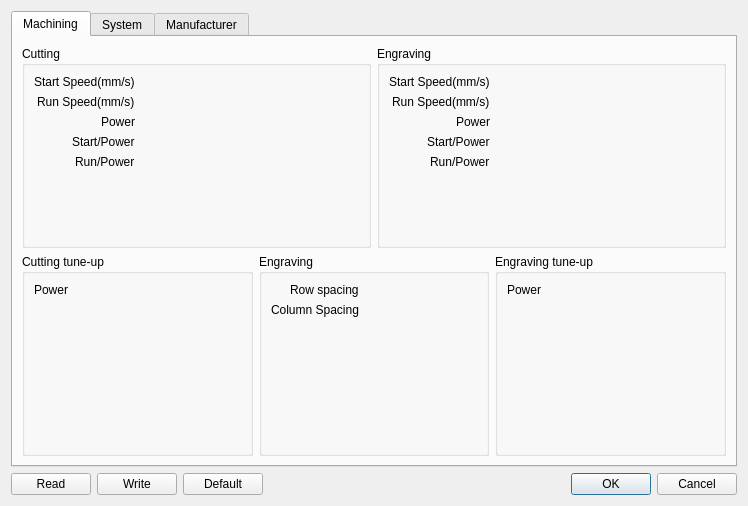
<?xml version="1.0" encoding="UTF-8"?>
<ui version="4.0">
 <class>ParameterDialog</class>
 <widget class="QDialog" name="ParameterDialog">
  <property name="geometry">
   <rect>
    <x>0</x>
    <y>0</y>
    <width>748</width>
    <height>506</height>
   </rect>
  </property>
  <property name="sizePolicy">
   <sizepolicy hsizetype="Maximum" vsizetype="Preferred">
    <horstretch>0</horstretch>
    <verstretch>0</verstretch>
   </sizepolicy>
  </property>
  <property name="windowTitle">
   <string>Parameter Dialog</string>
  </property>
  <layout class="QVBoxLayout" name="verticalLayout_2">
   <item>
    <widget class="QTabWidget" name="tabWidget">
     <property name="currentIndex">
      <number>0</number>
     </property>
     <widget class="QWidget" name="tabMachining">
      <attribute name="title">
       <string>Machining</string>
      </attribute>
      <layout class="QVBoxLayout" name="verticalLayout">
       <item>
        <layout class="QHBoxLayout" name="horizontalLayout_2">
         <property name="topMargin">
          <number>0</number>
         </property>
         <item>
          <widget class="QGroupBox" name="groupBox">
           <property name="title">
            <string>Cutting</string>
           </property>
           <layout class="QFormLayout" name="formLayout_2">
            <property name="labelAlignment">
             <set>Qt::AlignRight|Qt::AlignTrailing|Qt::AlignVCenter</set>
            </property>
            <item row="0" column="0">
             <widget class="QLabel" name="label_2">
              <property name="text">
               <string>Start Speed(mm/s)</string>
              </property>
             </widget>
            </item>
            <item row="0" column="1">
             <widget class="EditSlider" name="editSliderCuttingStartSpeed" native="true"/>
            </item>
            <item row="1" column="0">
             <widget class="QLabel" name="label_3">
              <property name="text">
               <string>Run Speed(mm/s)</string>
              </property>
             </widget>
            </item>
            <item row="1" column="1">
             <widget class="EditSlider" name="editSliderCuttingRunSpeed" native="true"/>
            </item>
            <item row="2" column="0">
             <widget class="QLabel" name="label_4">
              <property name="text">
               <string>Power</string>
              </property>
             </widget>
            </item>
            <item row="2" column="1">
             <widget class="EditSlider" name="editSliderCuttingPower" native="true"/>
            </item>
            <item row="3" column="0">
             <widget class="QLabel" name="label_5">
              <property name="text">
               <string>Start/Power</string>
              </property>
             </widget>
            </item>
            <item row="3" column="1">
             <widget class="EditSlider" name="editSliderCuttingStartPowerRate" native="true"/>
            </item>
            <item row="4" column="0">
             <widget class="QLabel" name="label_6">
              <property name="text">
               <string>Run/Power</string>
              </property>
             </widget>
            </item>
            <item row="4" column="1">
             <widget class="EditSlider" name="editSliderCuttingRunPowerRate" native="true"/>
            </item>
           </layout>
          </widget>
         </item>
         <item>
          <widget class="QGroupBox" name="groupBox_2">
           <property name="title">
            <string>Engraving</string>
           </property>
           <layout class="QFormLayout" name="formLayout_3">
            <property name="labelAlignment">
             <set>Qt::AlignRight|Qt::AlignTrailing|Qt::AlignVCenter</set>
            </property>
            <item row="0" column="0">
             <widget class="QLabel" name="label_7">
              <property name="text">
               <string>Start Speed(mm/s)</string>
              </property>
             </widget>
            </item>
            <item row="0" column="1">
             <widget class="EditSlider" name="editSliderEngravingStartSpeed" native="true"/>
            </item>
            <item row="1" column="0">
             <widget class="QLabel" name="label_9">
              <property name="text">
               <string>Run Speed(mm/s)</string>
              </property>
             </widget>
            </item>
            <item row="1" column="1">
             <widget class="EditSlider" name="editSliderEngravingRunSpeed" native="true"/>
            </item>
            <item row="2" column="0">
             <widget class="QLabel" name="label_10">
              <property name="text">
               <string>Power</string>
              </property>
             </widget>
            </item>
            <item row="2" column="1">
             <widget class="EditSlider" name="editSliderEngravingPower" native="true"/>
            </item>
            <item row="3" column="0">
             <widget class="QLabel" name="label_11">
              <property name="text">
               <string>Start/Power</string>
              </property>
             </widget>
            </item>
            <item row="3" column="1">
             <widget class="EditSlider" name="editSliderEngravingStartPowerRate" native="true"/>
            </item>
            <item row="4" column="0">
             <widget class="QLabel" name="label_12">
              <property name="text">
               <string>Run/Power</string>
              </property>
             </widget>
            </item>
            <item row="4" column="1">
             <widget class="EditSlider" name="editSliderEngravingRunPowerRate" native="true"/>
            </item>
           </layout>
          </widget>
         </item>
        </layout>
       </item>
       <item>
        <layout class="QHBoxLayout" name="horizontalLayout_3">
         <item>
          <widget class="QGroupBox" name="groupBox_3">
           <property name="title">
            <string>Cutting tune-up</string>
           </property>
           <layout class="QFormLayout" name="formLayout">
            <item row="0" column="0">
             <widget class="QLabel" name="label">
              <property name="text">
               <string>Power</string>
              </property>
             </widget>
            </item>
            <item row="0" column="1">
             <widget class="EditSlider" name="editSliderCuttingTuneUpPower" native="true"/>
            </item>
           </layout>
          </widget>
         </item>
         <item>
          <widget class="QGroupBox" name="groupBox_4">
           <property name="title">
            <string>Engraving</string>
           </property>
           <layout class="QFormLayout" name="formLayout_5">
            <property name="labelAlignment">
             <set>Qt::AlignRight|Qt::AlignTrailing|Qt::AlignVCenter</set>
            </property>
            <item row="0" column="0">
             <widget class="QLabel" name="label_13">
              <property name="text">
               <string>Row spacing</string>
              </property>
             </widget>
            </item>
            <item row="0" column="1">
             <widget class="EditSlider" name="editSliderEngravingRowSpacing" native="true"/>
            </item>
            <item row="1" column="0">
             <widget class="QLabel" name="label_14">
              <property name="text">
               <string>Column Spacing</string>
              </property>
             </widget>
            </item>
            <item row="1" column="1">
             <widget class="EditSlider" name="editSliderEngravingColumnSpacing" native="true"/>
            </item>
           </layout>
          </widget>
         </item>
         <item>
          <widget class="QGroupBox" name="groupBox_5">
           <property name="title">
            <string>Engraving tune-up</string>
           </property>
           <layout class="QFormLayout" name="formLayout_4">
            <item row="0" column="0">
             <widget class="QLabel" name="label_15">
              <property name="text">
               <string>Power</string>
              </property>
             </widget>
            </item>
            <item row="0" column="1">
             <widget class="EditSlider" name="editSliderEngravingTuneUpPower" native="true"/>
            </item>
           </layout>
          </widget>
         </item>
        </layout>
       </item>
      </layout>
     </widget>
     <widget class="QWidget" name="tabSystem">
      <attribute name="title">
       <string>System</string>
      </attribute>
      <layout class="QFormLayout" name="formLayout_6">
       <property name="labelAlignment">
        <set>Qt::AlignRight|Qt::AlignTrailing|Qt::AlignVCenter</set>
       </property>
       <item row="0" column="0">
        <widget class="QLabel" name="label_16">
         <property name="text">
          <string>Move Start Speed(mm/s)</string>
         </property>
        </widget>
       </item>
       <item row="0" column="1">
        <widget class="EditSlider" name="editSliderMoveStartSpeed" native="true"/>
       </item>
       <item row="1" column="0">
        <widget class="QLabel" name="label_17">
         <property name="text">
          <string>Move Run Speed(mm/s)</string>
         </property>
        </widget>
       </item>
       <item row="2" column="0">
        <widget class="QLabel" name="label_18">
         <property name="text">
          <string>X Backlash</string>
         </property>
        </widget>
       </item>
       <item row="3" column="0">
        <widget class="QLabel" name="label_19">
         <property name="text">
          <string>Y Backlash</string>
         </property>
        </widget>
       </item>
       <item row="4" column="0">
        <widget class="QLabel" name="label_20">
         <property name="text">
          <string>Total Running Time(Minutes)</string>
         </property>
        </widget>
       </item>
       <item row="5" column="0">
        <widget class="QLabel" name="label_21">
         <property name="text">
          <string>Laser Total Use Time(Minutes)</string>
         </property>
        </widget>
       </item>
       <item row="6" column="0">
        <widget class="QLabel" name="label_22">
         <property name="text">
          <string>Cut Laser Frequency</string>
         </property>
        </widget>
       </item>
       <item row="7" column="0">
        <widget class="QLabel" name="label_23">
         <property name="text">
          <string>Carving Laser Frequency</string>
         </property>
        </widget>
       </item>
       <item row="1" column="1">
        <widget class="EditSlider" name="editSliderMoveRunSpeed" native="true"/>
       </item>
       <item row="2" column="1">
        <widget class="EditSlider" name="editSliderXBacklash" native="true"/>
       </item>
       <item row="3" column="1">
        <widget class="EditSlider" name="editSliderYBacklash" native="true"/>
       </item>
       <item row="6" column="1">
        <widget class="EditSlider" name="editSliderCutLaserFrequency" native="true"/>
       </item>
       <item row="7" column="1">
        <widget class="EditSlider" name="editSliderCarvingLaserFrequency" native="true"/>
       </item>
       <item row="4" column="1">
        <widget class="QLineEdit" name="lineEditTotalRunningTime">
         <property name="enabled">
          <bool>false</bool>
         </property>
         <property name="readOnly">
          <bool>true</bool>
         </property>
        </widget>
       </item>
       <item row="5" column="1">
        <widget class="QLineEdit" name="lineEditLaserTotalUseTime">
         <property name="enabled">
          <bool>false</bool>
         </property>
         <property name="readOnly">
          <bool>true</bool>
         </property>
        </widget>
       </item>
      </layout>
     </widget>
     <widget class="QWidget" name="tabManufactor">
      <attribute name="title">
       <string>Manufacturer</string>
      </attribute>
      <layout class="QVBoxLayout" name="verticalLayout_3" stretch="0,0,1,0">
       <property name="sizeConstraint">
        <enum>QLayout::SetMinimumSize</enum>
       </property>
       <item>
        <layout class="QHBoxLayout" name="horizontalLayout">
         <item>
          <widget class="QLabel" name="label_24">
           <property name="text">
            <string>Manufacturer Password</string>
           </property>
          </widget>
         </item>
         <item>
          <widget class="QLineEdit" name="lineEditManufacturerPassword"/>
         </item>
         <item>
          <widget class="QPushButton" name="pushButtonVerifyPassword">
           <property name="text">
            <string>Verify</string>
           </property>
          </widget>
         </item>
         <item>
          <widget class="QPushButton" name="pushButtonClearPassword">
           <property name="text">
            <string>Clear</string>
           </property>
          </widget>
         </item>
         <item>
          <widget class="QPushButton" name="pushButtonResetPassword">
           <property name="text">
            <string>Change</string>
           </property>
          </widget>
         </item>
        </layout>
       </item>
       <item>
        <widget class="Line" name="line">
         <property name="orientation">
          <enum>Qt::Horizontal</enum>
         </property>
        </widget>
       </item>
       <item>
        <widget class="QGroupBox" name="groupBoxManufactor">
         <property name="title">
          <string/>
         </property>
         <layout class="QFormLayout" name="formLayout_7">
          <property name="labelAlignment">
           <set>Qt::AlignRight|Qt::AlignTrailing|Qt::AlignVCenter</set>
          </property>
          <item row="0" column="0">
           <widget class="QLabel" name="label_25">
            <property name="text">
             <string>Reset Speed(mm/s)</string>
            </property>
           </widget>
          </item>
          <item row="0" column="1">
           <widget class="EditSlider" name="editSliderResetSpeed" native="true"/>
          </item>
          <item row="1" column="0">
           <widget class="QLabel" name="label_26">
            <property name="text">
             <string>Zero Speed(mm/s)</string>
            </property>
           </widget>
          </item>
          <item row="1" column="1">
           <widget class="EditSlider" name="editSliderZeroSpeed" native="true"/>
          </item>
          <item row="2" column="0">
           <widget class="QLabel" name="label_27">
            <property name="text">
             <string>Zero Position</string>
            </property>
           </widget>
          </item>
          <item row="3" column="0">
           <widget class="QLabel" name="label_28">
            <property name="text">
             <string>X Step Length(um)</string>
            </property>
           </widget>
          </item>
          <item row="4" column="0">
           <widget class="QLabel" name="label_29">
            <property name="text">
             <string>Y Step Length(um)</string>
            </property>
           </widget>
          </item>
          <item row="5" column="0">
           <widget class="QLabel" name="label_30">
            <property name="text">
             <string>Motor Direction</string>
            </property>
           </widget>
          </item>
          <item row="6" column="0">
           <widget class="QLabel" name="label_31">
            <property name="text">
             <string>Limit Direction</string>
            </property>
           </widget>
          </item>
          <item row="7" column="0">
           <widget class="QLabel" name="label_32">
            <property name="text">
             <string>Page Width(mm)</string>
            </property>
           </widget>
          </item>
          <item row="8" column="0">
           <widget class="QLabel" name="label_33">
            <property name="text">
             <string>Page Height(mm)</string>
            </property>
           </widget>
          </item>
          <item row="9" column="0">
           <widget class="QLabel" name="label_34">
            <property name="text">
             <string>Drawing Unit(per inch)</string>
            </property>
           </widget>
          </item>
          <item row="7" column="1">
           <widget class="EditSlider" name="editSliderPageWidth" native="true"/>
          </item>
          <item row="8" column="1">
           <widget class="EditSlider" name="editSliderPageHeight" native="true"/>
          </item>
          <item row="9" column="1">
           <widget class="EditSlider" name="editSliderDrawingUnit" native="true"/>
          </item>
          <item row="2" column="1">
           <widget class="QComboBox" name="comboBoxZeroPosition">
            <property name="sizePolicy">
             <sizepolicy hsizetype="Maximum" vsizetype="Fixed">
              <horstretch>0</horstretch>
              <verstretch>0</verstretch>
             </sizepolicy>
            </property>
           </widget>
          </item>
          <item row="3" column="1">
           <widget class="QDoubleSpinBox" name="doubleSpinBoxXStepLength">
            <property name="sizePolicy">
             <sizepolicy hsizetype="Maximum" vsizetype="Fixed">
              <horstretch>0</horstretch>
              <verstretch>0</verstretch>
             </sizepolicy>
            </property>
            <property name="maximum">
             <double>1000000.000000000000000</double>
            </property>
           </widget>
          </item>
          <item row="4" column="1">
           <widget class="QDoubleSpinBox" name="doubleSpinBoxYStepLength">
            <property name="sizePolicy">
             <sizepolicy hsizetype="Maximum" vsizetype="Fixed">
              <horstretch>0</horstretch>
              <verstretch>0</verstretch>
             </sizepolicy>
            </property>
            <property name="maximum">
             <double>1000000.000000000000000</double>
            </property>
           </widget>
          </item>
          <item row="5" column="1">
           <widget class="QComboBox" name="comboBoxMotorDirection">
            <property name="sizePolicy">
             <sizepolicy hsizetype="Maximum" vsizetype="Fixed">
              <horstretch>0</horstretch>
              <verstretch>0</verstretch>
             </sizepolicy>
            </property>
           </widget>
          </item>
          <item row="6" column="1">
           <widget class="QComboBox" name="comboBoxLimitDirection">
            <property name="sizePolicy">
             <sizepolicy hsizetype="Maximum" vsizetype="Fixed">
              <horstretch>0</horstretch>
              <verstretch>0</verstretch>
             </sizepolicy>
            </property>
           </widget>
          </item>
         </layout>
        </widget>
       </item>
       <item>
        <spacer name="verticalSpacer">
         <property name="orientation">
          <enum>Qt::Vertical</enum>
         </property>
         <property name="sizeHint" stdset="0">
          <size>
           <width>20</width>
           <height>40</height>
          </size>
         </property>
        </spacer>
       </item>
      </layout>
     </widget>
    </widget>
   </item>
   <item>
    <layout class="QHBoxLayout" name="horizontalLayout_4">
     <property name="topMargin">
      <number>0</number>
     </property>
     <item>
      <widget class="QPushButton" name="pushButtonRead">
       <property name="text">
        <string>Read</string>
       </property>
      </widget>
     </item>
     <item>
      <widget class="QPushButton" name="pushButtonWrite">
       <property name="text">
        <string>Write</string>
       </property>
      </widget>
     </item>
     <item>
      <widget class="QPushButton" name="pushButtonDefault">
       <property name="text">
        <string>Default</string>
       </property>
      </widget>
     </item>
     <item>
      <widget class="QDialogButtonBox" name="buttonBox">
       <property name="orientation">
        <enum>Qt::Horizontal</enum>
       </property>
       <property name="standardButtons">
        <set>QDialogButtonBox::Cancel|QDialogButtonBox::Ok</set>
       </property>
      </widget>
     </item>
    </layout>
   </item>
  </layout>
 </widget>
 <customwidgets>
  <customwidget>
   <class>EditSlider</class>
   <extends>QWidget</extends>
   <header>widget/LRWidgets/widget/EditSlider.h</header>
   <container>1</container>
  </customwidget>
 </customwidgets>
 <resources/>
 <connections>
  <connection>
   <sender>buttonBox</sender>
   <signal>accepted()</signal>
   <receiver>ParameterDialog</receiver>
   <slot>accept()</slot>
   <hints>
    <hint type="sourcelabel">
     <x>248</x>
     <y>254</y>
    </hint>
    <hint type="destinationlabel">
     <x>157</x>
     <y>274</y>
    </hint>
   </hints>
  </connection>
  <connection>
   <sender>buttonBox</sender>
   <signal>rejected()</signal>
   <receiver>ParameterDialog</receiver>
   <slot>reject()</slot>
   <hints>
    <hint type="sourcelabel">
     <x>316</x>
     <y>260</y>
    </hint>
    <hint type="destinationlabel">
     <x>286</x>
     <y>274</y>
    </hint>
   </hints>
  </connection>
 </connections>
</ui>
